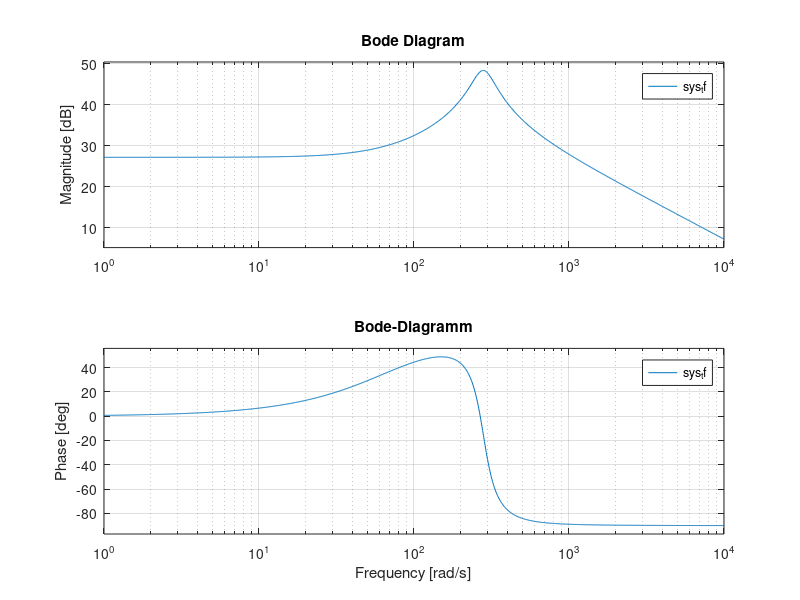

This figure's MATLAB source: (Note: this script raises an error after producing the figure.)
clear all
close all


A = [-91 -307 ; 256 0];
B = [128; 0];
C = [180 55];
D = 0;

%% 
% a)

sys_ss = ss(A, B , C , D);

sys_tf = tf(sys_ss)

[z, p , k] = zpkdata(sys_tf, 'v')

% Display the zeros, poles, and gain
disp('Zeros:');
disp(z);
disp('Poles:');
disp(p);
disp('Gain:');
disp(k);

%Bode Plot
figure;
bode(sys_tf);
grid on;
title('Bode-Diagramm');

% PZ-Plot
figure;
pzplot(sys_tf);
grid on;
% axis equal;
title('Pole-Zero-Plot')

%% 
% b)

fs = 4.5e3;
fs = 4480;
N = 512;

Ts = 1/fs;
t = (0:N-1)' * Ts;      % Zeitvektor

u = ones(size(t));

[y, ~] = lsim(sys_tf,u,t);

noise_var = 2;
noise = sqrt(noise_var) * randn(size(t));  % sqrt(2) weil Varianz(^2)

y_noise = y + noise;


%noise
noise_m = [5342, 5402, 5402, 5222, 5382, 5482, 5212, 5442, 5452, 5292, 5482, 5472, 5432, 5492, 5432, 5532, 5442, 5432, 5472, 5432, 5412, 5392, 5392, 5462, 5342, 5422, 5442, 5362, 5452, 5472, 5442, 5452, 5432, 5492, 5412, 5432, 5492, 5392, 5442, 5422, 5432, 5342, 5382, 5412, 5202, 5392, 5472, 5192, 5442, 5462, 5312, 5502, 5432, 5462, 5462, 5452, 5512, 5462, 5412, 5462, 5392, 5422, 5332, 5422, 5442, 5332, 5432, 5452, 5392, 5442, 5442, 5452, 5462, 5432, 5502, 5432, 5442, 5452, 5422, 5402, 5402, 5402, 5272, 5382, 5422, 5202, 5402, 5482, 5222, 5482, 5462, 5362, 5492, 5442, 5502, 5452, 5442, 5512, 5442, 5392, 5462, 5402, 5452, 5322, 5412, 5452, 5352, 5432, 5472, 5402, 5472, 5422, 5502, 5442, 5432, 5522, 5452, 5432, 5462, 5402, 5392, 5392, 5422, 5262, 5372, 5452, 5182, 5422, 5442, 5242, 5462, 5432, 5392, 5482, 5422, 5502, 5462, 5422, 5512, 5422, 5412, 5432, 5412, 5412, 5322, 5402, 5472, 5352, 5462, 5472, 5412, 5482, 5452, 5482, 5452, 5412, 5512, 5442, 5422, 5462, 5422, 5372, 5392, 5422, 5232, 5382, 5452, 5182, 5412, 5482, 5292, 5472, 5452, 5422, 5472, 5442, 5502, 5472, 5412, 5522, 5412, 5442, 5412, 5392, 5452, 5342, 5422, 5452, 5362, 5472, 5452, 5462, 5472, 5422, 5512, 5442, 5442, 5492, 5392, 5432, 5422, 5422, 5342, 5372, 5432, 5222, 5382, 5462, 5202, 5452, 5482, 5312, 5512, 5452, 5442, 5492, 5412, 5512, 5432, 5422, 5472, 5402, 5442, 5382, 5422, 5432, 5342, 5462, 5432, 5382, 5492, 5432, 5462, 5502, 5452, 5532, 5442, 5452, 5512, 5422, 5442, 5412, 5432, 5332, 5402, 5442, 5182, 5382, 5462, 5232, 5472, 5452, 5312, 5472, 5442, 5462]
%step i
step_i = [11873, 12363, 12813, 13403, 13813, 14203, 14713, 14803, 15463, 15963, 16203, 16493, 16583, 16873, 17223, 17433, 17563, 17623, 17643, 17753, 17813, 17713, 17663, 17593, 17413, 17353, 17193, 16953, 16823, 16443, 16203, 16013, 15743, 15393, 14973, 14713, 14453, 14043, 13823, 13323, 13073, 12803, 12473, 12323, 11883, 11613, 11443, 11143, 11083, 10733, 10573, 10483, 10313, 10283, 10133, 10023, 10033, 10043, 10023, 10143, 10053, 10173, 10303, 10203, 10613, 10633, 10753, 10983, 10873, 11313, 11613, 11703, 11903, 11933, 12253, 12593, 12823, 12973, 13153, 13293, 13543, 13783, 13973, 14123, 14293, 14373, 14533, 14673, 14763, 14943, 14893, 14963, 15063, 15103, 15143, 15133, 15043, 15013, 15063, 14913, 14973, 14803, 14753, 14673, 14353, 14533, 14343, 14133, 14063, 13653, 13843, 13713, 13523, 13353, 12943, 13113, 13033, 12823, 12693, 12303, 12453, 12443, 12303, 12193, 11903, 11933, 11993, 11913, 11893, 11713, 11653, 11813, 11843, 11753, 11813, 11743, 11803, 11953, 11943, 11963, 12083, 12033, 12193, 12243, 12353, 12503, 12483, 12563, 12723, 12793, 12923, 12983, 12973, 13133, 13263, 13183, 13443, 13443, 13513, 13603, 13403, 13713, 13823, 13783, 13843, 13583, 13883, 13973, 13963, 13943, 13703, 13853, 14003, 13963, 13893, 13753, 13693, 13793, 13803, 13743, 13693, 13573, 13543, 13553, 13493, 13393, 13353, 13223, 13253, 13203, 13123, 13103, 12953, 12923, 12923, 12833, 12893, 12713, 12663, 12693, 12683, 12693, 12663, 12543, 12583, 12563, 12493, 12633, 12543, 12533, 12573, 12373, 12673, 12623, 12613, 12653, 12393, 12683, 12823, 12753, 12783, 12563, 12773, 12953, 12953, 12933, 12873, 12953, 13093, 13193, 13183, 13193, 13163, 13233, 13363, 13333, 13333, 13393, 13333, 13403, 13473, 13443, 13543, 13403, 13443, 13463, 13453, 13553, 13453, 13393, 13473, 13443, 13433, 13443, 13353, 13313, 13343, 13193, 13353, 13213, 13183, 13203, 12953, 13193, 13153, 13083, 13073, 12763, 13013, 13073, 12983, 12923, 12723, 12823, 13003, 12943, 12893, 12703, 12773, 12853, 12883, 12833, 12803, 12743, 12813, 12923, 12913, 12873, 12883, 12803, 12943, 12923, 12913, 12993, 12883, 12943, 13013, 12993, 13143, 13003, 12993, 13103, 13103, 13123, 13163, 13073, 13173, 13193, 13103, 13253, 13153, 13143, 13253, 12983, 13263, 13243, 13203, 13273, 12963, 13213, 13293, 13223, 13233, 13033, 13143, 13313, 13263, 13203, 13123, 13073, 13193, 13233, 13173, 13133, 13073, 13123, 13203, 13153, 13103, 13073, 13013, 13113, 13133, 13053, 13143, 12993, 13023, 13063, 13043, 13113, 13053, 12973, 13003, 13003, 13043, 13053, 12973, 12973, 13033, 12873, 13093, 12993, 12973, 13003, 12793, 13073, 13053, 13003, 13013, 12703, 13013, 13123, 13073, 13043, 12793, 12993, 13153, 13133, 13063, 12943, 12953, 13123, 13143, 13103, 13093, 13043, 13103, 13183, 13163, 13123, 13163, 13043, 13183, 13163, 13163, 13253, 13133, 13143, 13183, 13143, 13243, 13133, 13103, 13153, 13183, 13153, 13193, 13073, 13083, 13123, 13003, 13213, 13143, 13063, 13133, 12863, 13123, 13113, 13063, 13073, 12783, 13053, 13143, 13083, 13073, 12833, 13003, 13103, 13093, 13023, 12963, 12923, 13063, 13103, 13083, 13073, 13013, 13013, 13103, 13063, 13033, 13083, 13003, 13093, 13113, 13073, 13163, 13023, 13043, 13133, 13123, 13183, 13103, 13023, 13123, 13133, 13113, 13163, 13063, 13093, 13163, 12973, 13193, 13113, 13083, 13123, 12873, 13163, 13143, 13083, 13103, 12833, 13123, 13183, 13133, 13093, 12883, 12993, 13193, 13143, 13123, 13013, 13003, 13113, 13163, 13093, 13083, 13023, 13043, 13153, 13103, 13083, 13103, 13023, 13073, 13133, 13103, 13153, 13043, 13033, 13093, 13073, 13163, 13093, 13053, 13073, 13123, 13043, 13173, 13043, 13063, 13093]
%step I
step_I = [11550, 11490, 11490, 11480, 11580, 11600, 11540, 11640, 11500, 11520, 11580, 11570, 11560, 11610, 11560, 11520, 11580, 11300, 11540, 11590, 11560, 11530, 11330, 11440, 11570, 11600, 11530, 11560, 11510, 11500, 11580, 11580, 11580, 11660, 11570, 11500, 11580, 11540, 11490, 11630, 11560, 11520, 11590, 11260, 11540, 11620, 11570, 11540, 11460, 11410, 11540, 11620, 11540, 11560, 11550, 11510, 11550, 11580, 11560, 11630, 11630, 11540, 11530, 11560, 11390, 11610, 11610, 11530, 11580, 11260, 11460, 11600, 11590, 11520, 11480, 11460, 11520, 11600, 11580, 11510, 11630, 11480, 11550, 11550, 11580, 11580, 11620, 11490, 11540, 11590, 11310, 11610, 11570, 11510, 11530, 11300, 11430, 11590, 11620, 11540, 11550, 11470, 11510, 11600, 11580, 11570, 11680, 11570, 11520, 11570, 11570, 11530, 11670, 11550, 11520, 11550, 11280, 11560, 11640, 11550, 11560, 11410, 11450, 11580, 11580, 11580, 11530, 11570, 11480, 11570, 11580, 11570, 11680, 11580, 11500, 11560, 11590, 11460, 11650, 11540, 11520, 11530, 11250, 11520, 11630, 11550, 11540, 11420, 11450, 11510, 11580, 11580, 11540, 11600, 11490, 11540, 11560, 11530, 11640, 11600, 11500, 11540, 11570, 11370, 11640, 11590, 11520, 11560, 11260, 11470, 11600, 11560, 11510, 11510, 11480, 11470, 11560, 11610, 11540, 11640, 11510, 11540, 11570, 11560, 11600, 11630, 11490, 11530, 11590, 11330, 11560, 11600, 11520, 11550, 11350, 11470, 11610, 11580, 11570, 11520, 11510, 11470, 11570, 11610, 11560, 11650, 11510, 11540, 11580, 11560, 11520, 11660, 11540, 11540, 11620, 11260, 11550, 11630, 11550, 11560, 11430, 11400, 11570, 11580, 11590, 11550, 11580, 11460, 11550, 11590, 11540, 11630, 11610, 11490, 11560, 11610, 11460, 11650, 11590, 11540, 11570, 11230, 11520, 11610, 11580, 11560, 11480, 11460, 11540, 11560, 11570, 11520, 11590, 11500, 11500, 11570, 11580, 11640, 11600, 11530, 11530, 11570, 11340, 11630, 11580, 11560, 11560, 11260, 11440, 11570, 11570, 11560, 11510, 11480, 11530, 11540, 11570, 11560, 11660, 11530, 11520, 11560, 11580, 11530, 11630, 11500, 11530, 11580, 11290, 11600, 11640, 11540, 11550, 11360, 11450, 11570, 11600, 11560, 11560, 11530, 11490, 11550, 11570, 11570, 11630, 11560, 11500, 11560, 11560, 11500, 11650, 11520, 11530, 11540, 11270, 11530, 11580, 11570, 11530, 11450, 11410, 11530, 11610, 11540, 11540, 11590, 11470, 11550, 11600, 11560, 11650, 11590, 11520, 11550, 11560, 11390, 11640, 11550, 11540, 11560, 11250, 11510, 11610, 11570, 11530, 11490, 11440, 11520, 11610, 11550, 11550, 11640, 11490, 11550, 11570, 11570, 11610, 11590, 11550, 11520, 11580, 11350, 11590, 11600, 11530, 11540, 11340, 11470, 11590, 11560, 11560, 11520, 11490, 11520, 11600, 11570, 11570, 11610, 11560, 11510, 11570, 11580, 11530, 11620, 11520, 11510, 11580, 11300, 11570, 11620, 11540, 11550, 11370, 11420, 11590, 11600, 11550, 11560, 11540, 11510, 11570, 11580, 11570, 11660, 11550, 11520, 11540, 11580, 11460, 11620, 11570, 11520, 11580, 11260, 11540, 11630, 11560, 11560, 11450, 11440, 11540, 11580, 11560, 11530, 11580, 11490, 11550, 11560, 11580, 11650, 11590, 11530, 11530, 11580, 11390, 11640, 11590, 11530, 11550, 11300, 11490, 11620, 11560, 11540, 11480, 11470, 11530, 11580, 11580, 11540, 11640, 11510, 11510, 11570, 11580, 11580, 11630, 11510, 11510, 11560, 11340, 11580, 11610, 11520, 11580, 11350, 11440, 11560, 11590, 11570, 11540, 11510, 11470, 11550, 11580, 11560, 11680, 11550, 11510, 11560, 11590, 11490, 11640, 11560, 11520, 11540, 11280, 11590, 11600, 11560, 11560, 11410, 11460, 11590, 11600, 11550, 11590, 11550, 11490, 11570, 11590, 11560, 11650, 11560, 11520, 11550, 11600, 11440, 11640, 11590, 11520, 11560]

step_use = step_i;

step_use = step_use - 10750;

y_noise = step_use';
size(y_noise)
data = iddata(y_noise, u ,Ts);  

% Systemidentifikation
sys_id = tfest(data,2,1,'Ts',0);       


[y_id, ~] = lsim(sys_id,u,t);

figure();
hold on
plot(t, y_id)
plot(t, step_use)

grid();
legend();

% Vergleich beider Systeme im Bode-Plot
figure;
bode(sys_tf, sys_id);
legend('Originalsystem', 'Identifiziertes System');
title('Bode-Vergleich: Original vs. Identifiziert');
grid on;

% Pol-Nullstellen-Diagramm
figure;
pzmap(sys_tf, sys_id);
legend('Originalsystem', 'Identifiziertes System');
title('Pol-Nullstellen-Diagramm-Vergleich: Original vs. Identifiziert');
grid on;
% axis equal;

P = tf(sys_id);
C_I = design_I_cntrl(P, 60);

figure();
margin(P * C_I)
grid();

% design_PI_cntrl(sys_id, )








% hohe Sprungamplitude besser
% kleineres Rauschen besser (Rauschvarianz) für systemidentifikation

% SNR = A^2/varianz_noise^2



% % für csv export fürs Protokoll
% % Frequenzvektor (logarithmisch, z. B. 10–10000 Hz)
% f = logspace(1, 4, 500);           % Frequenz in Hz
% w = 2*pi*f;                        % Kreisfrequenz in rad/s
% 
% % Bode-Daten berechnen
% [mag_tf, phase_tf] = bode(sys_tf, w);
% [mag_id, phase_id] = bode(sys_id, w);
% 
% % Umformen (squeeze)
% mag_tf = squeeze(mag_tf);
% phase_tf = squeeze(phase_tf);
% mag_id = squeeze(mag_id);
% phase_id = squeeze(phase_id);
% 
% % In dB umwandeln
% mag_tf_dB = 20*log10(mag_tf);
% mag_id_dB = 20*log10(mag_id);
% 
% % Tabelle erstellen
% T = table(f', mag_tf_dB, phase_tf, mag_id_dB, phase_id, ...
%     'VariableNames', {'f', 'mag_sim', 'phase_sim', 'mag_meas', 'phase_meas'});
% 
% % Als CSV speichern
% writetable(T, 'Bode_PT2_Compare.csv', 'Delimiter', ';');


% %% c) I-Regler Design
% fc_list = [100, 200, 300, 400];  % Hz
% omega_list = 2*pi*fc_list;
% 
% figure; hold on;
% colors = ['b','r','g','m'];
% 
% for i = 1:length(fc_list)
%     wc = omega_list(i);
% 
%     % Verstärkung der Strecke bei wc berechnen
%     P_wc = freqresp(sys_tf, wc);       % komplexer Wert
%     P_mag = abs(P_wc);                  % Betrag
% 
%     % kI berechnen sodass |L(jwc)| = 1
%     kI = wc / P_mag;
% 
%     % I-Regler
%     CI = tf(kI, [1 0]);
% 
%     % Loop function
%     L_I = CI * sys_tf;
% 
%     % Phasenrand
%     [~, pm] = margin(L_I);
% 
%     fprintf('fc = %d Hz: kI = %.4f, Phasenrand = %.2f°\n', fc_list(i), kI, pm);
% 
%     % Bode plotten
%     bode(L_I, colors(i));
% end
% 
% legend('fc=100Hz','fc=200Hz','fc=300Hz','fc=400Hz');
% title('Bode-Diagramm Loopfunction L = CI*P');
% grid on;
% 
% 
% 
% %% d) PI-Regler Design
% fc = 400; 
% wc = 2*pi*fc;
% PM_target = 70;
% 
% % 1. Amplitudengang und Phase der Strecke bei wc
% [mag_P, phase_P] = bode(sys_tf, wc);
% mag_P = squeeze(mag_P);
% phase_P = squeeze(phase_P);
% 
% % 2. Notwendige Reglerphase berechnen
% % PM = 180 + phase_P + phase_C
% phase_C = PM_target - 180 - phase_P;
% 
% % 3. Tn berechnen
% % phase_C = atan(wc*Tn) - 90
% Tn = tan(deg2rad(phase_C + 90)) / wc;
% 
% % 4. Kp berechnen, damit |L(jwc)| = 1
% mag_C_unit_Kp = abs(1 + 1/(1i * wc * Tn));
% Kp = 1 / (mag_P * mag_C_unit_Kp);
% 
% 
% fprintf('\n--- PI-Regler Parameter ---\n');
% fprintf('Proportionalbeiwert Kp:  %.4f\n', Kp);
% fprintf('Nachstellzeit Tn:       %.6f s\n', Tn);
% fprintf('Integraler Beiwert Ki:  %.4f (für die Form Kp + Ki/s)\n', Kp/Tn);
% 
% % Regler erstellen
% C_pi = Kp * tf([Tn 1], [Tn 0]);
% 
% % Überprüfung
% L_PI = C_pi * sys_tf;
% [gm, pm, wcp, wcg] = margin(L_PI);
% fprintf('Erreichte Phasenreserve: %.2f Grad bei %.2f Hz\n', pm, wcg/(2*pi));
% 
% figure;
% margin(L_PI);
% grid on;
% 
% [~, phase_L_PI] = bode(L_PI, wc);
% phase_L_PI = squeeze(phase_L_PI);
% fprintf('Phase von L bei 400 Hz: %.2f°\n', phase_L_PI);
% fprintf('Phasenrand manuell: %.2f°\n', 180 + phase_L_PI);
% 
% 
% % I-Regler funktioniert nicht bei 400Hz weil der I-Anteil alleine schon
% % -90° Phase macht und die Strecke bereits eine hohe Phasenverzögerung hat
% 
% 
% % I-Regler bei 400 Hz neu erstellen
% wc_400 = 2*pi*400;
% P_wc_400 = freqresp(sys_tf, wc_400);
% kI_400 = wc_400 / abs(P_wc_400);
% CI_400 = tf(kI_400, [1 0]);
% L_I_400 = CI_400 * sys_tf;
% 
% 
% % Sensitivity Function Sd = 1/(1 + L)
% Sd_I  = sys_tf / (1 + L_I_400);
% Sd_PI = sys_tf / (1 + L_PI);
% 
% % Loop Function
% figure;
% bode(L_I_400, 'b', L_PI, 'r--');
% legend('I-Regler 400Hz', 'PI-Regler');
% title('Loop Function L');
% grid on;
% 
% % Controller TF
% figure;
% bode(CI_400, 'b', C_pi, 'r--');
% legend('I-Regler 400Hz', 'PI-Regler');
% title('Controller Transfer Function C');
% grid on;
% 
% % Process Sensitivity
% figure;
% bode(Sd_I, 'b', Sd_PI, 'r--');
% legend('I-Regler 400Hz', 'PI-Regler');
% title('Process Sensitivity S_d = 1/(1+L)');
% grid on;
% 
% 
% % Sprungantwort Process Sensitivity
% figure;
% step(Sd_I, 'b', Sd_PI, 'r--');
% legend('I-Regler 400Hz', 'PI-Regler');
% title('Sprungantwort Process Sensitivity S_d');
% grid on;
% 
% 
% %% e)
% 
% % Diskretisierung mit Zero-Order Hold (ZOH)
% P_d = c2d(sys_tf, Ts, 'zoh');     % Diskretisierte Strecke
% CPI_d = c2d(C_pi, Ts, 'zoh');     % Diskretisierung des PI-Reglers (ZOH für Mikrocontroller geeignet)
% 
% disp('Diskreter PI-Regler:');
% CPI_d
% 
% 
% % Geschlossener Kreis (z. B. für Regelung auf Referenz)
% CL_d = feedback(P_d * CPI_d, 1);  % 1 ist Feedback-Zweig (unity feedback)
% 
% 
% % Schrittantwort simulieren
% figure;
% step(CL_d);
% title('Closed-loop Step Response (Discrete-Time)');
% xlabel('Zeit');
% ylabel('\Delta t_\phi [ns]');
% grid on;
% 
% % Diskrete PI-Parameter extrahieren
% [num_d, den_d] = tfdata(CPI_d, 'v');  % Zähler & Nenner als Vektoren
% 
% kP_d = num_d(1);
% kI_d = num_d(2) + num_d(1);
% 
% fprintf('\n--- Diskrete PI-Regler Parameter ---\n');
% fprintf('kP_d = %.6f\n', kP_d);
% fprintf('kI_d = %.6f\n', kI_d);

%% TIP

function CI = design_I_cntrl(P, fc)
    wc = 2*pi*fc;
    [mag_P, ~] = bode(P, wc);
    mag_P = squeeze(mag_P);

    kI = wc / mag_P;
    CI = tf(kI, [1 0]);
end

function C_PI = design_PI_cntrl(P, fc, phase_margin)
    wc = 2*pi*fc;
    
    [mag_P, phase_P] = bode(P, wc);
    mag_P  = squeeze(mag_P);
    phase_P = squeeze(phase_P);
    
    phase_C = phase_margin - 180 - phase_P;
    Tn = tan(deg2rad(phase_C + 90)) / wc;
    
    mag_C_unit_Kp = abs(1 + 1/(1i * wc * Tn));
    Kp = 1 / (mag_P * mag_C_unit_Kp);
    
    C_PI = Kp * tf([Tn 1], [Tn 0]);
end



%% f

% Für dieses System 2. Ordnung ist ein PI-Regler ausreichend. 
% Ein PID wäre nur sinnvoll wenn eine deutlich höhere Bandbreite als 400 Hz benötigt wird und das Rauschen gering genug ist.



% Kp_test = 0.101043;
% Ki_test = 0.020894;
% %Ts = 1/400;   % Beispiel: 400 Hz Abtastrate
% 
% z = tf('z', Ts);
% 
% Cz = Kp_test + Ki_test/(z - 1)
